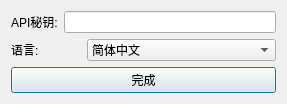
<?xml version="1.0" encoding="UTF-8"?>
<ui version="4.0">
 <class>SettingClass</class>
 <widget class="QDialog" name="SettingClass">
  <property name="geometry">
   <rect>
    <x>0</x>
    <y>0</y>
    <width>287</width>
    <height>99</height>
   </rect>
  </property>
  <property name="windowTitle">
   <string>Setting</string>
  </property>
  <layout class="QVBoxLayout" name="verticalLayout">
   <item>
    <layout class="QHBoxLayout" name="horizontalLayout">
     <item>
      <widget class="QLabel" name="label">
       <property name="text">
        <string>API秘钥:</string>
       </property>
      </widget>
     </item>
     <item>
      <widget class="QLineEdit" name="lineEditAPI"/>
     </item>
    </layout>
   </item>
   <item>
    <layout class="QHBoxLayout" name="horizontalLayout_2">
     <item>
      <widget class="QLabel" name="label_2">
       <property name="maximumSize">
        <size>
         <width>70</width>
         <height>16777215</height>
        </size>
       </property>
       <property name="text">
        <string>语言:</string>
       </property>
      </widget>
     </item>
     <item>
      <widget class="QComboBox" name="comboBoxLanguage">
       <property name="styleSheet">
        <string notr="true">QComboBox::drop-down 
{
    subcontrol-origin: padding;
    subcontrol-position: top right;
    width: 20px;

    border-left-width: 1px;
    border-left-color: darkgray;
    border-left-style: solid; /* just a single line */
    border-top-right-radius: 3px; /* same radius as the QComboBox */
    border-bottom-right-radius: 3px;
    border-image: url(:/img/DropDown.png);
}

QComboBox::drop-down:hover
{
	border-image: url(:/img/DropDownHover.png);
}</string>
       </property>
       <item>
        <property name="text">
         <string>简体中文</string>
        </property>
       </item>
       <item>
        <property name="text">
         <string>English</string>
        </property>
       </item>
      </widget>
     </item>
    </layout>
   </item>
   <item>
    <widget class="QPushButton" name="btnOK">
     <property name="styleSheet">
      <string notr="true">QPushButton:hover 
{
    background-color: #e6e6e6;
}
QPushButton:pressed 
{
    background-color: #d9d9d9;
}</string>
     </property>
     <property name="text">
      <string>完成</string>
     </property>
    </widget>
   </item>
  </layout>
 </widget>
 <layoutdefault spacing="6" margin="11"/>
 <resources>
  <include location="ChatGPT.qrc"/>
 </resources>
 <connections/>
</ui>
